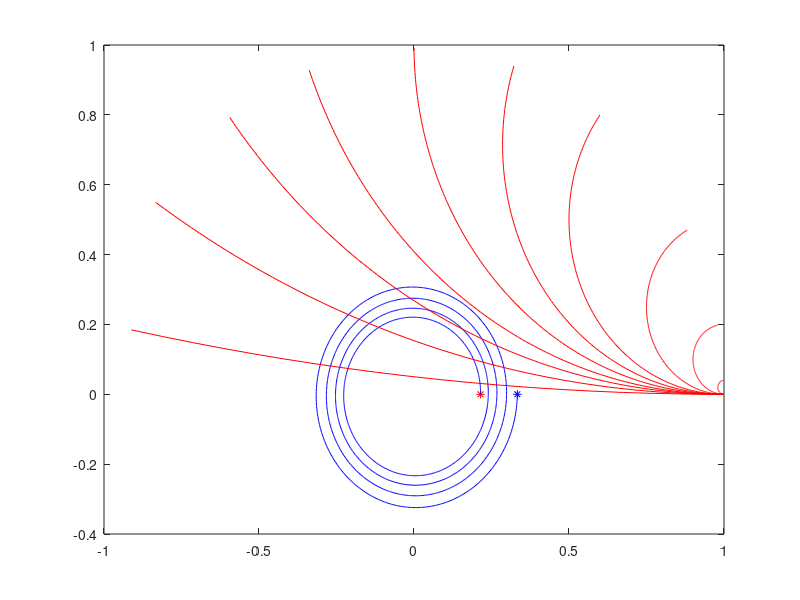

The MATLAB script that drew this image: (Note: this script raises an error after producing the figure.)
clear all;
close all;
clc;

a=0.11;
lambda=1;
b=2*pi/lambda;
l=40;
j=-2:1e-3:0;
w=2*pi*300e6;
zo=50;
zl=100;
imp=(zl-zo*tanh((a+1i*b)*j))./(zo-zl*tanh((a+1i*b)*j));
%trans=length(imp);
u=length(imp);
v=length(imp);
for a=1:length(imp);
    r0=real(imp(a));
    x0=imag(imp(a));
    u(a)=(r0^2-1+x0^2)/((r0+1)^2+x0^2);
    v(a)=2*x0/((r0+1)^2+x0^2);
end
plot(u(length(imp)),v(length(imp)),'*b')
hold on
plot(u(1),v(1),'*r')
hold on
plot(u,v,'b')
hold on
%imp=((-80.57*exp(-1i*569.63)*exp((-a-1i*b)*j)+33.37*exp(-1i*5.915)*exp((a+1i*b)*j))./(-80.57*exp(-1i*569.63)*exp((-a-1i*b)*j)-33.37*exp(-1i*5.915)*exp((a+1i*b)*j)));
r=[0,0.2,0.4,0.6,0.8,1,1.5,3,10,50];
x1=[0.1,0.3,0.5,0.7,1,1.4,2,4,10,50];
for a=1:length(x1)
    h=1;
    k=1/x1(a);
    radio=1/x1(a);
    t=0:0.01:2*pi;
    z=radio*exp(1i*t)+h+1i*k;
    v=abs(z)>1;
    v=find(v);
    for nn=1:length(v)
        z(v(nn))=NaN;
    end
    plot(z,'r')
    hold on
    
end
for a=1:length(r)
    circulo_c(r(a)/(r(a)+1),0,1/(r(a)+1),'b')
    h=r(a)/(r(a)+1);
    k=0;
    radio=1/(r(a)+1);
    t=0:0.01:2*pi;
    z=radio*exp(1i*t)+h+1i*k;
    v=abs(z)>1;
    v=find(v);
    for nn=1:length(v)
        z(v(nn))=NaN;
    end
    plot(z,'r')
    hold on
end
% for a=1:length(imp)
%     plot(u(length(imp)-a+1),v(length(imp)-a+1),'g')
%     hold on
%     drawnow
% end